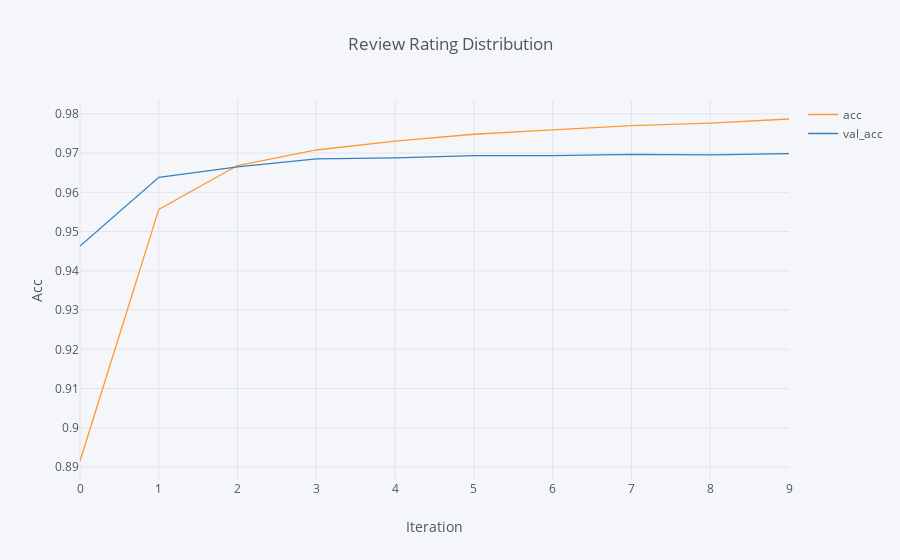

The notebook cell this image was saved under:
### Code cell
%matplotlib inline
from plotly.offline import init_notebook_mode, iplot 
init_notebook_mode(connected=True)
import cufflinks as cf
cf.go_offline()
cf.set_config_file(offline=False, world_readable=True)

hist = pd.DataFrame(history.history)
hist[['acc', 'val_acc']].iplot(
    kind='line',
    xTitle='Iteration',
    yTitle='Acc',
    title='Review Rating Distribution')

### Figure 1 — Plotly figure (JSON) as saved in the notebook; plotly's stock layout.template omitted (floating-point values rounded to 4 significant figures)
{"data": [{"line": {"color": "rgba(255, 153, 51, 1.0)", "dash": "solid", "shape": "linear", "width": 1.3}, "mode": "lines", "name": "acc", "text": "", "type": "scatter", "uid": "3ffdaae8-71f3-4365-8a4c-d1736f8d1c6c", "x": [0, 1, 2, 3, 4, 5, 6, 7, 8, 9], "y": [0.8915, 0.9556, 0.9668, 0.9708, 0.973, 0.9748, 0.9759, 0.977, 0.9776, 0.9787]}, {"line": {"color": "rgba(55, 128, 191, 1.0)", "dash": "solid", "shape": "linear", "width": 1.3}, "mode": "lines", "name": "val_acc", "text": "", "type": "scatter", "uid": "d589cf17-8dee-4100-8a1a-a5bcd4a04246", "x": [0, 1, 2, 3, 4, 5, 6, 7, 8, 9], "y": [0.9463, 0.9638, 0.9665, 0.9685, 0.9688, 0.9693, 0.9693, 0.9697, 0.9696, 0.9699]}], "layout": {"legend": {"bgcolor": "#F5F6F9", "font": {"color": "#4D5663"}}, "paper_bgcolor": "#F5F6F9", "plot_bgcolor": "#F5F6F9", "title": {"font": {"color": "#4D5663"}, "text": "Review Rating Distribution"}, "xaxis": {"gridcolor": "#E1E5ED", "showgrid": true, "tickfont": {"color": "#4D5663"}, "title": {"font": {"color": "#4D5663"}, "text": "Iteration"}, "zerolinecolor": "#E1E5ED"}, "yaxis": {"gridcolor": "#E1E5ED", "showgrid": true, "tickfont": {"color": "#4D5663"}, "title": {"font": {"color": "#4D5663"}, "text": "Acc"}, "zerolinecolor": "#E1E5ED"}}}
